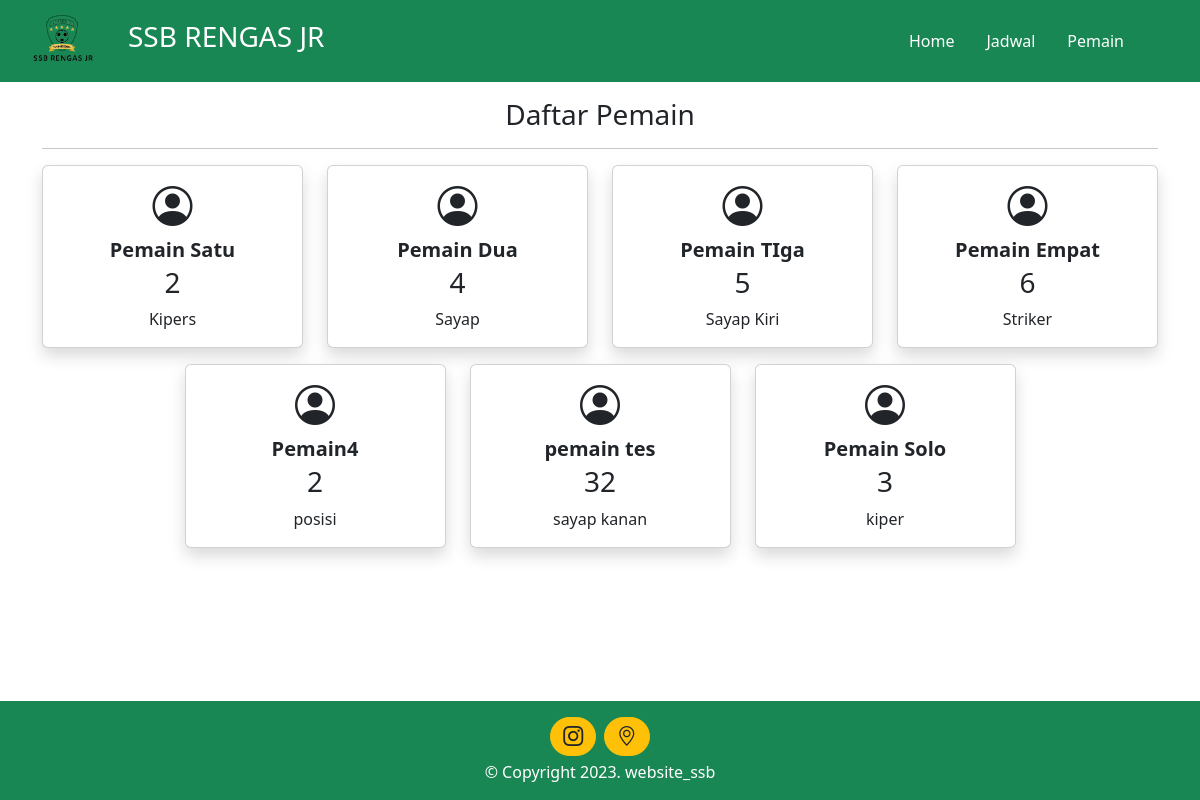
Page /pemain.php on the committed database.
### tables this page shows
CREATE TABLE `pemain` (
  `id` int(11) NOT NULL,
  `nama` varchar(100) NOT NULL,
  `nomor_punggung` int(2) NOT NULL,
  `posisi` varchar(50) NOT NULL
);

### pemain.php (the view)
<?php
include ("layouts/header.php");
include ('database/koneksi.php');
?>
<h3 class="text-center my-3">Daftar Pemain</h3><hr>
    <?php
      $data= mysqli_query($koneksi, 'SELECT * FROM pemain');
    ?>
<div class="row justify-content-center mb-5">
  <?php foreach ($data as $row ) : ?>
  <div class="col-lg-3 col-md-4 col-sm-6">
    <div class="card mb-3 shadow">
      <div class="card-body text-center">
        <h1 class="fs-1"><i class="bi bi-person-circle"></i></h1>
        <h5 class="card-title fw-bold"><?=$row['nama']?></h5>
        <h6 class="card-subtitle mb-2 h3"><?=$row['nomor_punggung']?></h6>
        <p class="card-text"><?=$row['posisi']?></p>
      </div>
    </div>
  </div>
  <?php endforeach?>
</div>
</div>
<?php
include ("layouts/footer.php")
?>

### layouts/header.php (shortened to what this page needs)
<!doctype html>
<html lang="en">
  <head>
    <link href="https://cdn.jsdelivr.net/npm/bootstrap@5.3.0/dist/css/bootstrap.min.css" rel="stylesheet">
    <link rel="stylesheet" href="https://cdn.jsdelivr.net/npm/bootstrap-icons@1.10.5/font/bootstrap-icons.css">
  </head>
  <body  style="margin-bottom: 200px;">
<nav class="navbar navbar-expand-lg bg-success text-white">
  <div class="container-fluid">
    <a class="navbar-brand" href="#">
        <img src="assets/image/logo ssb.png" style="max-width:100px ;" alt="">
    </a>
    <h3>SSB RENGAS JR</h3>
    <div class="collapse navbar-collapse justify-content-end me-5" id="navbarNavDropdown">
      <ul class="nav justify-content-end">
        <li class="nav-item">
          <a class="nav-link text-white" href="index.php">Home</a>
        </li>
        <li class="nav-item">
          <a class="nav-link text-white" href="jadwal.php">Jadwal</a>
        </li>
        <li class="nav-item ">
          <a class="nav-link text-white" href="pemain.php">Pemain</a>
        </li>
      </ul>
    </div>
  </div>
</nav>
<div class="container mb-5">

### layouts/footer.php (shortened to what this page needs)
<footer class="fixed-bottom mt-5">
    <div class="bg-success py-3 text-center">
      <div class="text-center h3 mb-1">
        <a class="btn btn-warning text-dark rounded-pill" href="https://www.instagram.com/ssbrengasjunior/" style="text-decoration:none;"><i class="bi bi-instagram h5 fw-bold"></i></a>
        <a class="btn btn-warning text-dark rounded-pill" href="https://maps.google.com/maps?q=Lapangan+Sepak+Bola+Rengas&output=embed"  style="text-decoration:none;"><i class="bi bi-geo-alt h5 fw-bold"></i></a>
      </div>
        <span class="text-white ">© Copyright 2023. website_ssb</span>
    </div>
</footer>
  </body>
</html>

### rows in the picture
pemain: nama "Pemain Satu", nomor_punggung "2", posisi "Kipers"
pemain: nama "Pemain Dua", nomor_punggung "4", posisi "Sayap"
pemain: nama "Pemain TIga", nomor_punggung "5", posisi "Sayap Kiri"
pemain: nama "Pemain Empat", nomor_punggung "6", posisi "Striker"
pemain: nama "Pemain4", nomor_punggung "2", posisi "posisi"
pemain: nama "pemain tes", nomor_punggung "32", posisi "sayap kanan"
pemain: nama "Pemain Solo", nomor_punggung "3", posisi "kiper"
